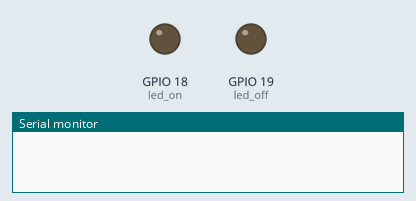
This sketch was run on a simulated ESP32. Parts: output pins drawn as LEDs (lit = HIGH), the last lines printed to the serial monitor. WiFi joins after 1.5 s; servers stay silent unless stated.

Above: at 0.1 s.
At 0.6 s:
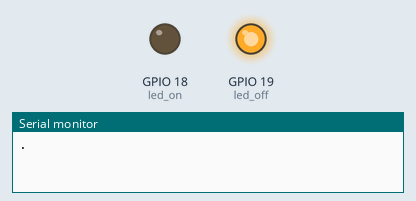
At 10.6 s:
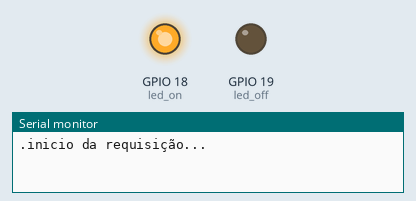
Timing chart, 0 to 12.1 s (numbered marks = the images above):
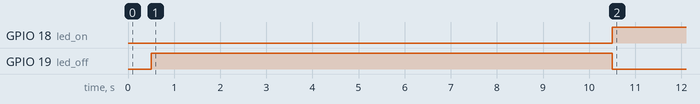

Measured:
- by itself, GPIO 18 (led_on): LOW → HIGH at 10.5 s
- by itself, GPIO 19 (led_off): LOW → HIGH at 0.50 s, → LOW 10.0 s later

The sketch:

sketch_WachtDog.ino
```cpp
#include <WiFi.h>
#include <HTTPClient.h>
#include <WiFiClientSecure.h>

const char* ssid = "DePaula";
const char* senha = "12345678";

const char* server = "https://jsonplaceholder.typicode.com/todos/1";

int led_off = 19;
int led_on = 18;

void setup() {
  // put your setup code here, to run once:
  Serial.begin(115200);

  pinMode(led_off, OUTPUT);
  pinMode(led_on, OUTPUT);

  WiFi.begin(ssid, senha);
  if(WiFi.status() != WL_CONNECTED){
    delay(500);
    Serial.print(".");
  }else{
    Serial.print("\n conectou");
  }
}

void loop() {
  // put your main code here, to run repeatedly:
  if(WiFi.status()==WL_CONNECTED){
    WiFiClientSecure *client = new WiFiClientSecure;
    digitalWrite(led_on, HIGH);
    digitalWrite(led_off, LOW);
    if(client){
      client-> setInsecure();
      HTTPClient https;
      Serial.print("inicio da requisição... \n");
      if(https.begin(*client, server)){
        int httpCode = https.GET();
        if(httpCode > 0){
          Serial.printf("Codigo resposta: %d\n", httpCode);
          if(httpCode == HTTP_CODE_OK){

            String payload = https.getString();
            Serial.println("Conteudo recebido:");
            Serial.print(payload);
          }
        }else{

          Serial.printf("falha de requisição, erro %s \n", https.errorToString(httpCode).c_str());
        }
      }else{
        delete client;
      }
    }
    }else{
      WiFi.reconnect();
      digitalWrite(led_off, HIGH);
      digitalWrite(led_on, LOW);

    }
    delay(10000);
  }
```
